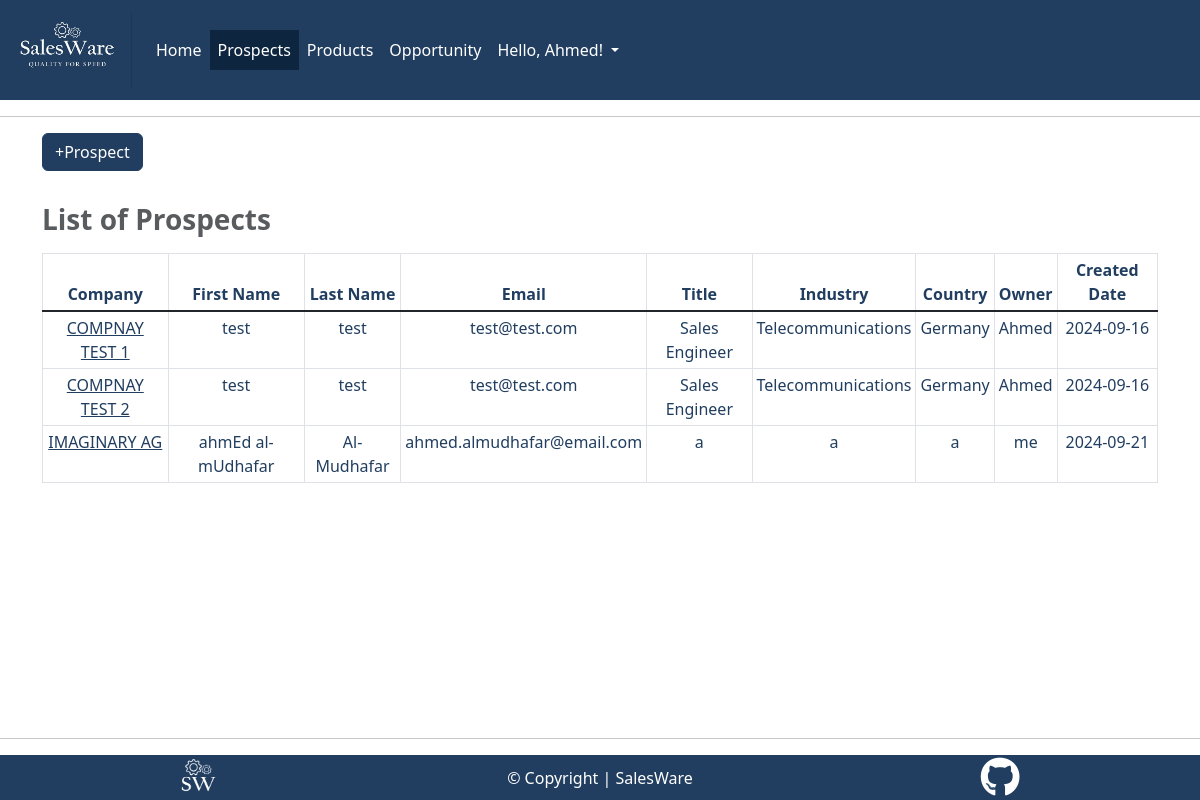
Page /prospect/ (signed in) on the committed database.
### prospect/models.py (models this page shows, shortened)
class Prospect(models.Model):
    company = UpperCaseConverter(
        max_length=60,
        unique=True,
        default=None,
        null=False,
        )
    first_name = models.CharField(max_length=40)
    last_name = models.CharField(max_length=40, default=None, null=False)
    email = models.EmailField(default=None, null=False)
    title = models.CharField(max_length=60, default=None, null=True)
    industry = models.CharField(max_length=60, default=None, null=False)
    country = models.CharField(max_length=60, default=None, null=False)
    owner = models.ForeignKey(
        User, on_delete=models.CASCADE,
        default=None,
        null=False,
    )
    created_on = models.DateTimeField(
        auto_now_add=True, null=False,
    )
    updated_at = models.DateTimeField(
        auto_now=True, null=False,
    )
    class Meta:
        ordering = ["company"]

### prospect/views.py (the view)
class ProspectList(generic.ListView):
    queryset = Prospect.objects.all().order_by('company')
    template_name = "prospect/prospect_list.html"
    paginate_by = 15

### prospect/templates/prospect/prospect_list.html (shortened to what this page needs)
{% extends "base.html" %}
{% load static %}
{% block content %}
{% if user.is_authenticated %}
<div class="container">
  <div class="row">
    <div class="col-4">
      <button type="button" class="btn btn-primary" data-bs-toggle="modal"
        data-bs-target="#open-create-new-prospect-modal" data-url="{% url 'prospect_create' %}">
        +Prospect
      </button>
    </div>
  </div>
</div>
<div class="container text-center mt-4">
  <div class="row">
    <div class="col-12 table-responsive-lg">
      <table class="table table-bordered table-hover table-sm">
        <caption class="caption-top text-muted h3"><strong>List of Prospects</strong></caption>
        <thead>
          <tr>
            <th scope="col">Company</th>
            <th scope="col">First Name</th>
            <th scope="col">Last Name</th>
            <th scope="col">Email</th>
            <th scope="col">Title</th>
            <th scope="col">Industry</th>
            <th scope="col">Country</th>
            <th scope="col">Owner</th>
            <th scope="col">Created Date</th>
          </tr>
        </thead>
        <tbody class="table-group-divider">
          {% for prospect in object_list %}
          <tr>
            <td>
              <a href="#" data-bs-toggle="modal" data-bs-target="#open-prospect-detail-modal"
                data-url="{% url 'prospect_detail' prospect.id %}" class="salesware-txt-color">{{prospect.company}}</a>
            </td>
            <td>{{prospect.first_name}}</td>
            <td>{{prospect.last_name}}</td>
            <td>{{prospect.email}}</td>
            <td>{{prospect.title}}</td>
            <td>{{prospect.industry}}</td>
            <td>{{prospect.country}}</td>
            <td>{{prospect.owner}}</td>
            <td>{{ prospect.created_on|date:"Y-m-d" }}</td>
          </tr>
          {% endfor %}
        </tbody>
      </table>
    </div>
  </div>
</div>
{% endif %}
{% endblock content %}

### templates/base.html (shortened to what this page needs)
{% load static %}
{% url 'account_login' as login_url %}
{% url 'account_signup' as signup_url %}
{% url 'account_logout' as logout_url %}
{% url 'home' as home_url %}
{% url 'prospect_list' as prospect_url %}
{% url 'product_list' as product_url %}
{% url 'opportunity_list' as opportunity_url %}
{% url 'contact' as contact_url %}
<!DOCTYPE html>
<html lang="en">
<head>
    <link href="https://cdn.jsdelivr.net/npm/bootstrap@5.3.3/dist/css/bootstrap.min.css" rel="stylesheet"
>
    <link href="https://cdn.jsdelivr.net/npm/select2@4.1.0-rc.0/dist/css/select2.min.css" rel="stylesheet">
    <link rel="stylesheet" href="{% static 'css/style.css' %}">
</head>
<body>
    <header>
        <div class="container-fluid">
            <div class="row">
                <nav class="navbar navbar-expand-md">
                    <a class="navbar-brand text-white" href="/">
                        <img src="/static/images/medium_logo.jpg" alt="SalesWare Logo" width="132" height="74"
                            style="object-fit: cover;">
                    </a>
                    <div class="collapse navbar-collapse" id="navbarText">
                        <ul class="navbar-nav me-auto mb-2 mb-lg-0">
                            {% if user.is_authenticated %}
                            <li class="nav-item">
                                <a class="nav-link text-white {% if request.path == home_url %}active{% endif %}"
                                    href="/">Home</a>
                            </li>
                            <li class="nav-item">
                                <a class="nav-link text-white {% if request.path == prospect_url %}active{% endif %}"
                                    href="{% url 'prospect_list' %}">Prospects</a>
                            </li>
                            <li class="nav-item">
                                <a class="nav-link text-white {% if request.path == product_url %}active{% endif %}"
                                    href="{% url 'product_list' %}">Products</a>
                            </li>
                            <li class="nav-item">
                                <a class="nav-link text-white {% if request.path == opportunity_url %}active{% endif %}"
                                    href="{% url 'opportunity_list' %}">Opportunity</a>
                            </li>
                            {% endif %}
                            <li class="nav-item dropdown">
                                {% if user.is_authenticated %}
                                <a class="nav-link dropdown-toggle" href="#" role="button" data-bs-toggle="dropdown"
                                    aria-expanded="false">
                                    Hello, {{ user.username }}!
                                </a>
                                {% endif %}
                            </li>
                        </ul>
                    </div>
                </nav>
            </div>
        </div>
    </header>
    <hr>
    <main>
        {% block content %}{% endblock content %}
    </main>
    <hr>
    <footer>
        <div class="container-fluid salesware-background-color text-white">
            <div class="row align-items-center">
                <div class="col text-center"><img src="/static/images/small_logo.jpg" alt="Small Logo" width="80"
                        height="45"></div>
                <div class="col d-none d-md-block text-center">&copy; Copyright | SalesWare</div>
                <div class="col text-center"><a href="https://github.com/ahmedcodein" target="_blank" rel="noopener"
                        aria-label="author's GitHub repository"><i
                            class="fa-brands fa-github pages-icons fs-1 text-white"></i></a></div>
            </div>
        </div>
    </footer>
</body>
</html>

### static/css/style.css (style rules this page uses)
html, body { height: 100vh; }
body { display: flex; flex-direction: column; }
main { flex-grow: 1; }
.salesware-background-color { background-color: #213E60; }
.salesware-txt-color { color: #213E60; }
.navbar { background-color: #213E60; color: #fff; }
.nav-link { color: #fff; background-color: #213E60; }
.navbar-nav .nav-link.active, .navbar-nav .nav-link.show { color: #fff; }
.nav-link.active { background-color: #0E253F; }
.table td, .table th { color: #213E60; }
caption { color: #213E60; }
.btn-primary { --bs-btn-color: #fff; --bs-btn-bg: #213E60; --bs-btn-border-color: #213E60; --bs-btn-hover-color: #fff; --bs-btn-hover-bg: #213E60; --bs-btn-hover-border-color: #213E60; --bs-btn-focus-shadow-rgb: 49, 132, 253; --bs-btn-active-color: #fff; --bs-btn-active-bg: #213E60; --bs-btn-active-border-color: #213E60; --bs-btn-active-shadow: inset 0 3px 5px rgba(0, 0, 0, 0.125); --bs-btn-disabled-color: #fff; --bs-btn-disabled-bg: #213E60; --bs-btn-disabled-border-color: #213E60; }

### rows in the picture
Prospect: company "COMPNAY TEST 1", first_name "test", last_name "test", email "test@test.com", title "Sales Engineer", industry "Telecommunications", country "Germany", owner "Ahmed", created_on "2024-09-16"
Prospect: company "COMPNAY TEST 2", first_name "test", last_name "test", email "test@test.com", title "Sales Engineer", industry "Telecommunications", country "Germany", owner "Ahmed", created_on "2024-09-16"
Prospect: company "IMAGINARY AG", first_name "ahmEd al-mUdhafar", last_name "Al-Mudhafar", email "ahmed.almudhafar@email.com", title "a", industry "a", country "a", owner "me", created_on "2024-09-21"

### other values in the picture
{{ user.username }} "Ahmed"
